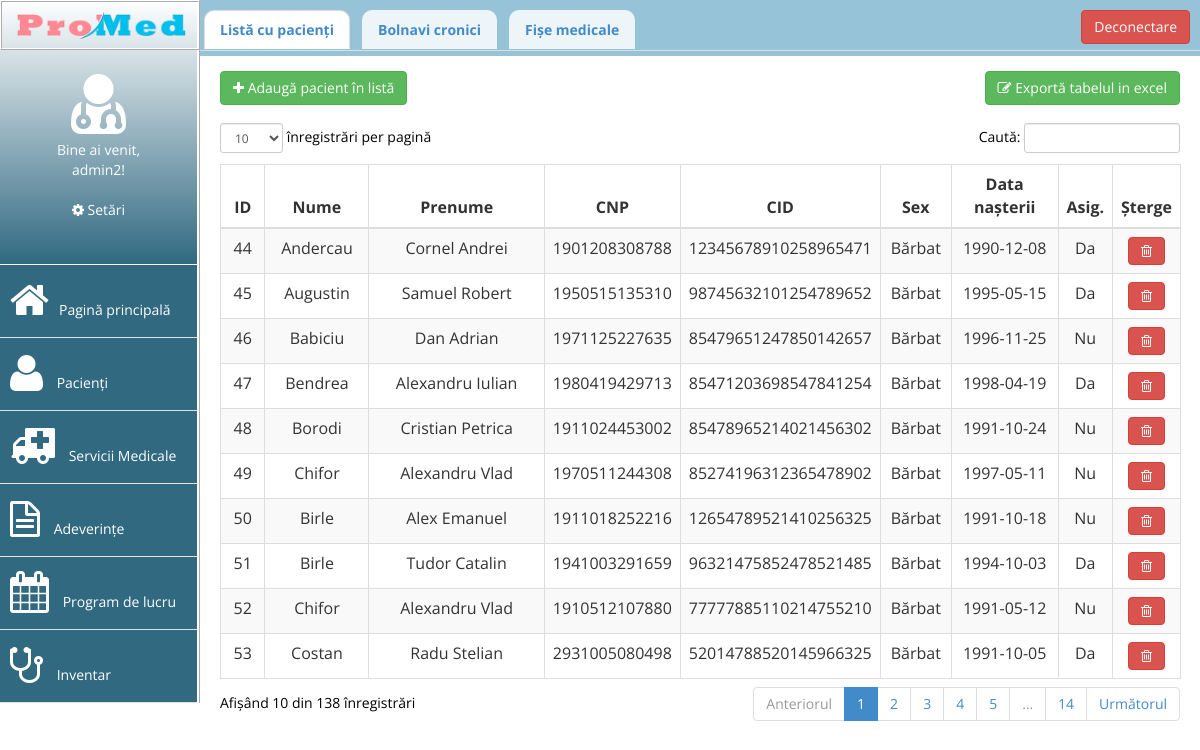
The page /pacienti/pacienti.php (signed in) on the database its author committed.
### tables this page shows
CREATE TABLE "pacienti" (
	`id`	INTEGER,
	`nume`	TEXT,
	`prenume`	TEXT,
	`CNP`	TEXT UNIQUE,
	`CID`	TEXT UNIQUE,
	`sex`	INTEGER,
	`datan`	TEXT,
	`asigurat`	INTEGER,
	PRIMARY KEY(`id`)
);

### pacienti/pacienti.php (the view, shortened to what this page needs)
<?php
include("../header.php");
include("../dbconn.php");
?>
<html>
<head>
</head>
<body>
<?php include("../meniu.php");?>
<div class="sheet">
<div class="panel-body">
	<ul class="nav nav-tabs">
    	<li class="active"><a href="#lista" name="lista" data-toggle="tab">Listă cu pacienți</a></li>
    	<li class=""><a href="#bolnavi" name="bolnavi" data-toggle="tab">Bolnavi cronici</a></li>
		<li class=""><a href="#indexfisa" name="indexfisa" data-toggle="tab">Fișe medicale</a></li>
        <a class="btn btn-danger" href="../logout.php" id="logout">Deconectare</a>
	</ul>
</div>
<div class="tab-content">
	<br>
    <div class="tab-pane fade active in" id="lista">
    	<div class="panou_butoane">
    		<button class="btn btn-success" onclick="lanseaza_modal()"><i class="fa fa-plus "></i>  Adaugă pacient în listă</button>
    		<button class="btn btn-success" style="float:right"><i class="fa fa-edit "></i> Exportă tabelul in excel</button>
    	</div>
    	<div class="panou-tabel">
    	<div class="table-responsive">
                                <table class="table table-striped table-bordered table-hover" id="tabel-cu-pacienti">
                                    <thead>
                                        <tr>
                                            <th>ID</th>
                                            <th>Nume</th>
                                            <th>Prenume</th>
                                            <th>CNP</th>
                                            <th>CID</th>
                                            <th>Sex</th>
                                            <th>Data nașterii</th>
                                            <th>Asig.</th>
                                            <th>Șterge</th>
                                        </tr>
                                    </thead>
                                    <tbody>
                                        <?php
                                        $n = 8;
										$result = $conn->prepare("SELECT * FROM pacienti ORDER BY id DESC");
										$result->execute();
										for($j=0; $row = $result->fetch(); $j++){
											$id = $row['id'];
										?>
										<tr name="<?php echo $id; ?>" >
										<?php for($i=0; $i<$n; $i++){ ?>
											<td onclick="lanseaza_modal_editare(<?php echo $id; ?>)"> <?php echo $row[$i]; ?></td>
										<?php } ?>
											<td><a class="btn btn-danger" name="<?php echo $id; ?>" onclick="sterge_pacient(this.name);"><i class="fa fa-trash-o"></i></a></td>
										</tr>
										<?php } ?>
                                    </tbody>
                                </table>
                            </div>
                            </div>
    </div>
    <div class="tab-pane fade" id="bolnavi"><?php include("bolnavi.php") ?></div>
</div>
</div>
</body>
</html>

### rows shown on the page
pacienti: id "53", nume "Costan", prenume "Radu Stelian", CNP "2931005080498", CID "52014788520145966325", sex "Bărbat", datan "1991-10-05", asigurat "Da"
pacienti: id "52", nume "Chifor", prenume "Alexandru Vlad", CNP "1910512107880", CID "77777885110214755210", sex "Bărbat", datan "1991-05-12", asigurat "Nu"
pacienti: id "51", nume "Birle", prenume "Tudor Catalin", CNP "1941003291659", CID "96321475852478521485", sex "Bărbat", datan "1994-10-03", asigurat "Da"
pacienti: id "50", nume "Birle", prenume "Alex Emanuel", CNP "1911018252216", CID "12654789521410256325", sex "Bărbat", datan "1991-10-18", asigurat "Nu"
pacienti: id "49", nume "Chifor", prenume "Alexandru Vlad", CNP "1970511244308", CID "85274196312365478902", sex "Bărbat", datan "1997-05-11", asigurat "Nu"
pacienti: id "48", nume "Borodi", prenume "Cristian Petrica", CNP "1911024453002", CID "85478965214021456302", sex "Bărbat", datan "1991-10-24", asigurat "Nu"
pacienti: id "47", nume "Bendrea", prenume "Alexandru Iulian", CNP "1980419429713", CID "85471203698547841254", sex "Bărbat", datan "1998-04-19", asigurat "Da"
pacienti: id "46", nume "Babiciu", prenume "Dan Adrian", CNP "1971125227635", CID "85479651247850142657", sex "Bărbat", datan "1996-11-25", asigurat "Nu"
pacienti: id "45", nume "Augustin", prenume "Samuel Robert", CNP "1950515135310", CID "98745632101254789652", sex "Bărbat", datan "1995-05-15", asigurat "Da"
pacienti: id "44", nume "Andercau", prenume "Cornel Andrei", CNP "1901208308788", CID "12345678910258965471", sex "Bărbat", datan "1990-12-08", asigurat "Da"

### other values the page prints
$_SESSION['nume'] "admin2"
